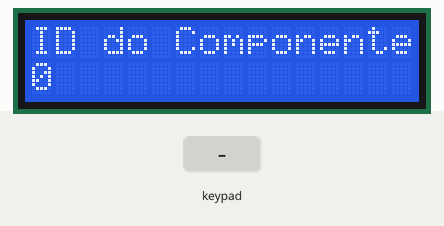
The program below on a simulated ESP32. Shown: 16×2 character LCD. The test bench sets the inputs (shaded band). WiFi joins after 1.5 s; servers stay silent unless stated; uploads are accepted with an empty reply; not simulated (calls return 0 or success): network-credentials.h; what the program prints to the serial monitor is not drawn.

Above: at 3.0 s.
3.1 s: keypad keys 1 3 1 2 1 4 2 7 D pressed 0.4 s apart
At 7.0 s:
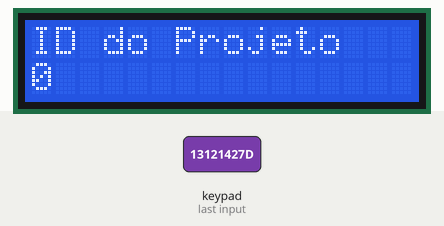
8.2 s: key 'D' pressed
At 9.4 s:
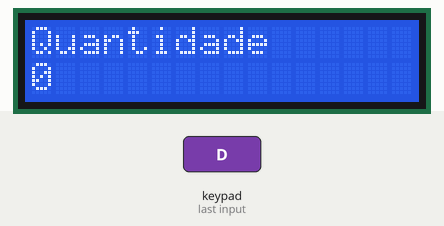
9.7 s: keypad keys 2 6 2 5 3 3 3 2 D pressed 0.4 s apart
At 13.7 s:
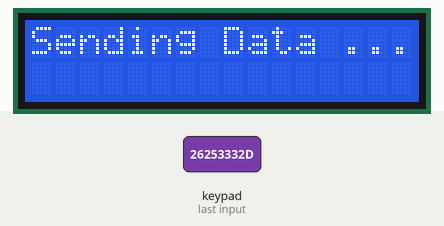
14.8 s: key '2' pressed
At 16.1 s:
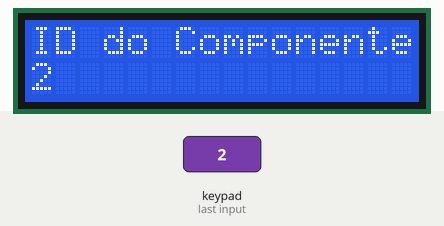
Timing chart, 0 to 17.3 s (numbered marks = the images above; inputs shaded):
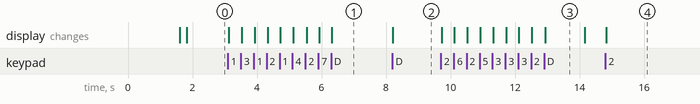

Measured:
- after the input at 3.1 s, the display: first changes at once (image 1 shows a later state)
- after the input at 8.2 s, the display: changes at once (image 2)
- after the input at 9.7 s, the display: first changes at once (image 3 shows a later state)
- after the input at 14.8 s, the display: changes at once (image 4)
- what the display in image 3 shows lasts 1.3 s, from 12.9 s to 14.2 s

The program:

main.cpp
```cpp
#include <Arduino.h>
#include <HTTPClient.h>
#include <Keypad.h>
// #include <LiquidCrystal_I2C.h>
#include <WiFi.h>
#include <Wire.h>

#include "api-credentiasl.h"
#include "network-credentials.h"
#include "setupKeypad.h"
#include "setupLCD.h"

enum INFORMATIONS { COMPONENT_ID, PROJECT, QUANTITY };
int information = COMPONENT_ID;

void getValueFromKeypad(int* informations) {
  bool confirm = false;
  char key = 0;
  information = 0;

  while (!confirm) {
    lcd.clear();
    switch (information) {
      case COMPONENT_ID:
        lcd.setCursor(0, 0);
        Serial.print("Id: ");
        lcd.print("ID do Componente");
        lcd.setCursor(0, 1);
        break;
      case PROJECT:
        lcd.setCursor(0, 0);
        lcd.print("ID do Projeto");
        lcd.setCursor(0, 1);
        Serial.print("Project: ");
        break;
      case QUANTITY:
        lcd.setCursor(0, 0);
        Serial.print("Qtd: : ");
        lcd.print("Quantidade");
        lcd.setCursor(0, 1);
        break;
      default:
        break;
    }
    lcd.print(informations[information]);
    Serial.println(informations[information]);
    while (!key) {
      key = keypad.getKey();
    }
    switch (key) {
      case '*':
        informations[information] /= 10;
        break;
      case 'D':
        if (information == QUANTITY) confirm = true;
        information++;
        break;
      default:
        key -= '0';
        if (key < 0 || key > 9) break;
        informations[information] *= 10;
        informations[information] += key;
        break;
    }
    key = 0;
  }
  Serial.println("return getvalues");
  // return informations;
}

void sendInformations(int* informations) {
  Serial.println("init send");
  String queryParams = "ID=";
  queryParams += (String)informations[0];
  queryParams += "&PROJECT=";
  queryParams += (String)informations[1];
  queryParams += "&QTD=";
  queryParams += (String)informations[2];
  Serial.println(queryParams);
  lcd.clear();
  lcd.setCursor(0, 0);
  lcd.print("Sending Data ...");
  sendData(queryParams);
  lcd.print("Finished Sending");
  delay(1000);
}

void setup() {
  Serial.begin(115200);

  WiFi.mode(WIFI_STA);
  WiFi.begin(SSID, PASS);

  // lcd.begin(16, 2);
  lcd.init();
  lcd.backlight();

  lcd.clear();
  lcd.setCursor(0, 0);
  lcd.print(" Connecting ... ");
  Serial.println("Started");
  Serial.print("Connecting");
  while (WiFi.status() != WL_CONNECTED) {
    delay(500);
    Serial.print(".");
  }
  lcd.setCursor(0, 1);
  lcd.print("Connected!");
  Serial.println("Ready to go");
  sendData("");
}

void loop() {
  int informations[3] = {0, 0, 0};
  getValueFromKeypad(informations);
  sendInformations(informations);
}
```

api-credentiasl.h
```cpp
#ifndef __APICREDENTIASL_H__
#define __APICREDENTIASL_H__
#include <Arduino.h>
#include <HTTPClient.h>

String GOOGLE_SCRIPT_ID =
    "AKfycbylQfKdDpILX5CtnTop4zzHJ9qiZRlwwcZN91xZNBQoM5OQ8u0vBzRGQA";

const char* root_ca =
    "-----BEGIN CERTIFICATE-----\n"
    "MIIDujCCAqKgAwIBAgILBAAAAAABD4Ym5g0wDQYJKoZIhvcNAQEFBQAwTDEgMB4G\n"
    "A1UECxMXR2xvYmFsU2lnbiBSb290IENBIC0gUjIxEzARBgNVBAoTCkdsb2JhbFNp\n"
    "Z24xEzARBgNVBAMTCkdsb2JhbFNpZ24wHhcNMDYxMjE1MDgwMDAwWhcNMjExMjE1\n"
    "MDgwMDAwWjBMMSAwHgYDVQQLExdHbG9iYWxTaWduIFJvb3QgQ0EgLSBSMjETMBEG\n"
    "A1UEChMKR2xvYmFsU2lnbjETMBEGA1UEAxMKR2xvYmFsU2lnbjCCASIwDQYJKoZI\n"
    "hvcNAQEBBQADggEPADCCAQoCggEBAKbPJA6+Lm8omUVCxKs+IVSbC9N/hHD6ErPL\n"
    "v4dfxn+G07IwXNb9rfF73OX4YJYJkhD10FPe+3t+c4isUoh7SqbKSaZeqKeMWhG8\n"
    "eoLrvozps6yWJQeXSpkqBy+0Hne/ig+1AnwblrjFuTosvNYSuetZfeLQBoZfXklq\n"
    "tTleiDTsvHgMCJiEbKjNS7SgfQx5TfC4LcshytVsW33hoCmEofnTlEnLJGKRILzd\n"
    "C9XZzPnqJworc5HGnRusyMvo4KD0L5CLTfuwNhv2GXqF4G3yYROIXJ/gkwpRl4pa\n"
    "zq+r1feqCapgvdzZX99yqWATXgAByUr6P6TqBwMhAo6CygPCm48CAwEAAaOBnDCB\n"
    "mTAOBgNVHQ8BAf8EBAMCAQYwDwYDVR0TAQH/BAUwAwEB/zAdBgNVHQ4EFgQUm+IH\n"
    "V2ccHsBqBt5ZtJot39wZhi4wNgYDVR0fBC8wLTAroCmgJ4YlaHR0cDovL2NybC5n\n"
    "bG9iYWxzaWduLm5ldC9yb290LXIyLmNybDAfBgNVHSMEGDAWgBSb4gdXZxwewGoG\n"
    "3lm0mi3f3BmGLjANBgkqhkiG9w0BAQUFAAOCAQEAmYFThxxol4aR7OBKuEQLq4Gs\n"
    "J0/WwbgcQ3izDJr86iw8bmEbTUsp9Z8FHSbBuOmDAGJFtqkIk7mpM0sYmsL4h4hO\n"
    "291xNBrBVNpGP+DTKqttVCL1OmLNIG+6KYnX3ZHu01yiPqFbQfXf5WRDLenVOavS\n"
    "ot+3i9DAgBkcRcAtjOj4LaR0VknFBbVPFd5uRHg5h6h+u/N5GJG79G+dwfCMNYxd\n"
    "AfvDbbnvRG15RjF+Cv6pgsH/76tuIMRQyV+dTZsXjAzlAcmgQWpzU/qlULRuJQ/7\n"
    "TBj0/VLZjmmx6BEP3ojY+x1J96relc8geMJgEtslQIxq/H5COEBkEveegeGTLg==\n"
    "-----END CERTIFICATE-----\n";

void sendData(String params) {
  HTTPClient http;
  String url = "https://script.google.com/macros/s/" + GOOGLE_SCRIPT_ID +
               "/exec?" + params;
  Serial.println(url);
  Serial.println("Making a request...");
  http.begin(url, root_ca);  // Specify the URL and certificate
  int httpCode = http.GET();
  http.end();
  Serial.print("Done, Request code: ");
  Serial.println(httpCode);
}

#endif  // __API-CREDENTIASL_H__
```

setupKeypad.h
```cpp
#ifndef __SETUPKEYPAD_H__
#define __SETUPKEYPAD_H__
#include <Arduino.h>
#include <Keypad.h>

const byte ROWS = 4;  // four rows
const byte COLS = 4;  // three columns
char keys[ROWS][COLS] = {{'1', '2', '3', 'A'},
                         {'4', '5', '6', 'B'},
                         {'7', '8', '9', 'C'},
                         {'*', '0', '#', 'D'}};

// connect to the row pinouts of the keypad-black pins
// byte rowPins[ROWS] = {32, 33, 25, 26};
byte rowPins[ROWS] = {13, 12, 14, 27};
// connect to the column pinouts of the keypad-white pins
// byte colPins[COLS] = {27, 14, 12, 13};
byte colPins[COLS] = {26, 25, 33, 32};

Keypad keypad = Keypad(makeKeymap(keys), rowPins, colPins, ROWS, COLS);

#endif  // __SETUPKEYPAD_H__
```

setupLCD.h
```cpp
#ifndef __SETUPLCD_H__
#define __SETUPLCD_H__
#include <Arduino.h>
#include <LiquidCrystal_I2C.h>
#include <Wire.h>

LiquidCrystal_I2C lcd(0x27, 16, 2);

#endif  // __SETUPLCD_H__
```
